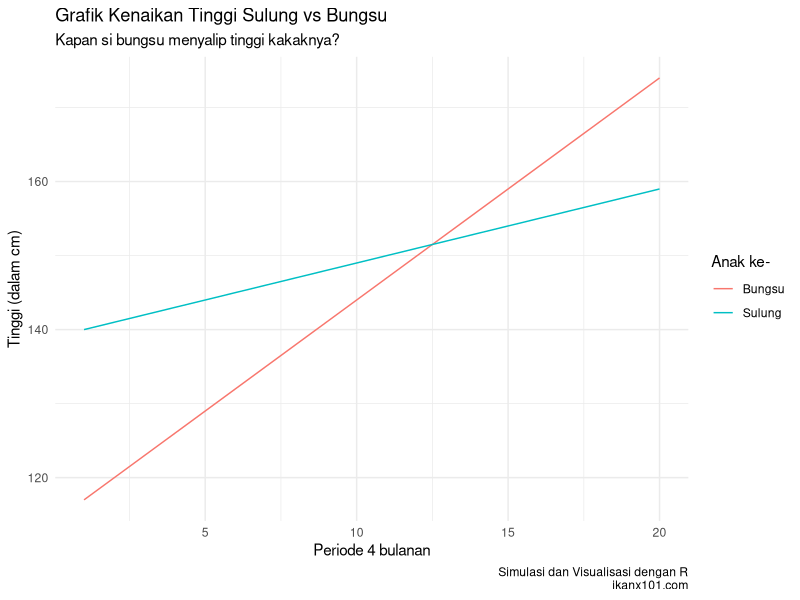

The R source for this figure:
## ---- chunk 1
rm(list=ls())

library(dplyr)
library(ggplot2)
library(reshape2)

ceisya = 114
ahnaf = 139

bungsu = ceisya
sulung = ahnaf
## ---- chunk 2
b = function(t)114+3*t
s = function(t)139+t

data = 
  data.frame(t = 1:20) %>%
  mutate(Bungsu = b(t),
         Sulung = s(t)) %>%
  melt(id.vars = "t") %>%
  rename(anak = variable,
         tinggi = value) 

data %>%
  ggplot(aes(x = t,
	     y = tinggi,
	     color = anak)) +
  geom_line() +
  theme_minimal() +
  labs(color = "Anak ke-",
       title = "Grafik Kenaikan Tinggi Sulung vs Bungsu",
       subtitle = "Kapan si bungsu menyalip tinggi kakaknya?",
       x = "Periode 4 bulanan",
       y = "Tinggi (dalam cm)",
       caption = "Simulasi dan Visualisasi dengan R\nikanx101.com")

rm(list=ls())
## ---- chunk 3
# initial condition
bungsu = 114
sulung = 139

# laju pertumbuhan
laju_bungsu = 3
laju_sulung = 1

# untuk menghitung periode 4 bulanan
periode_4_bulanan = 0

while(bungsu < sulung){
  bungsu = bungsu + laju_bungsu
  sulung = sulung + laju_sulung
  periode_4_bulanan = periode_4_bulanan + 1
  }

pesan = paste0("Si bungsu akan menyalip si sulung saat: ",
	       periode_4_bulanan*4,
	       " bulan")
print(pesan)
